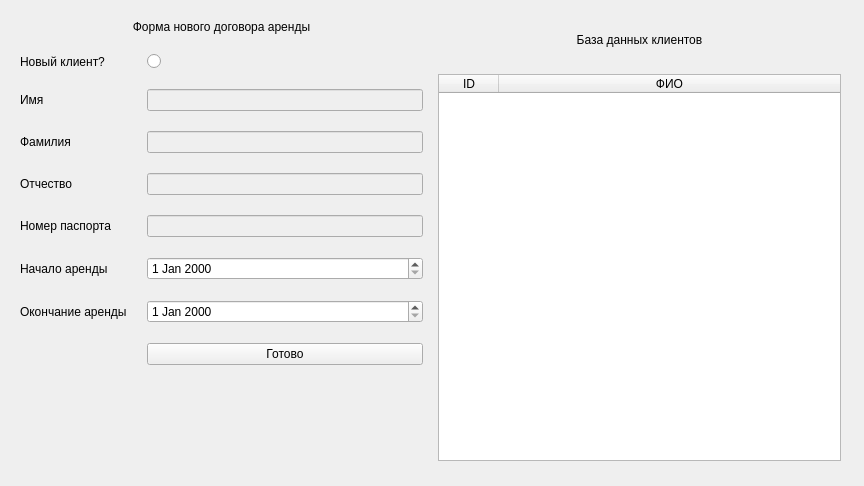
<?xml version="1.0" encoding="UTF-8"?>
<ui version="4.0">
 <class>rent_form</class>
 <widget class="QWidget" name="rent_form">
  <property name="geometry">
   <rect>
    <x>0</x>
    <y>0</y>
    <width>864</width>
    <height>486</height>
   </rect>
  </property>
  <property name="sizePolicy">
   <sizepolicy hsizetype="Fixed" vsizetype="Fixed">
    <horstretch>0</horstretch>
    <verstretch>0</verstretch>
   </sizepolicy>
  </property>
  <property name="minimumSize">
   <size>
    <width>864</width>
    <height>486</height>
   </size>
  </property>
  <property name="maximumSize">
   <size>
    <width>864</width>
    <height>486</height>
   </size>
  </property>
  <property name="windowTitle">
   <string>Form</string>
  </property>
  <widget class="QWidget" name="horizontalLayoutWidget">
   <property name="geometry">
    <rect>
     <x>20</x>
     <y>20</y>
     <width>821</width>
     <height>441</height>
    </rect>
   </property>
   <layout class="QHBoxLayout" name="horizontalLayout" stretch="1,1">
    <property name="spacing">
     <number>15</number>
    </property>
    <item>
     <layout class="QVBoxLayout" name="verticalLayout" stretch="1,10,22">
      <property name="spacing">
       <number>20</number>
      </property>
      <item>
       <widget class="QLabel" name="rent_label">
        <property name="styleSheet">
         <string notr="true">font: 14pt &quot;Segoe UI&quot;;
</string>
        </property>
        <property name="text">
         <string>Форма нового договора аренды</string>
        </property>
        <property name="alignment">
         <set>Qt::AlignCenter</set>
        </property>
       </widget>
      </item>
      <item>
       <layout class="QFormLayout" name="formLayout">
        <property name="verticalSpacing">
         <number>20</number>
        </property>
        <item row="0" column="0">
         <widget class="QLabel" name="new_cust_l">
          <property name="text">
           <string>Новый клиент?</string>
          </property>
         </widget>
        </item>
        <item row="0" column="1">
         <widget class="QRadioButton" name="new_cust_v">
          <property name="text">
           <string/>
          </property>
         </widget>
        </item>
        <item row="1" column="0">
         <widget class="QLabel" name="name_l">
          <property name="text">
           <string>Имя</string>
          </property>
         </widget>
        </item>
        <item row="1" column="1">
         <widget class="QLineEdit" name="name_v">
          <property name="enabled">
           <bool>false</bool>
          </property>
         </widget>
        </item>
        <item row="2" column="0">
         <widget class="QLabel" name="lastname_l">
          <property name="text">
           <string>Фамилия</string>
          </property>
         </widget>
        </item>
        <item row="2" column="1">
         <widget class="QLineEdit" name="lastname_v">
          <property name="enabled">
           <bool>false</bool>
          </property>
         </widget>
        </item>
        <item row="3" column="0">
         <widget class="QLabel" name="surname_l">
          <property name="text">
           <string>Отчество</string>
          </property>
         </widget>
        </item>
        <item row="3" column="1">
         <widget class="QLineEdit" name="surname_v">
          <property name="enabled">
           <bool>false</bool>
          </property>
         </widget>
        </item>
        <item row="4" column="0">
         <widget class="QLabel" name="pass_l">
          <property name="text">
           <string>Номер паспорта</string>
          </property>
         </widget>
        </item>
        <item row="4" column="1">
         <widget class="QLineEdit" name="pass_v">
          <property name="enabled">
           <bool>false</bool>
          </property>
         </widget>
        </item>
        <item row="5" column="0">
         <widget class="QLabel" name="start_date_l">
          <property name="text">
           <string>Начало аренды</string>
          </property>
         </widget>
        </item>
        <item row="5" column="1">
         <widget class="QDateEdit" name="start_date_v"/>
        </item>
        <item row="6" column="0">
         <widget class="QLabel" name="end_date_l">
          <property name="text">
           <string>Окончание аренды</string>
          </property>
         </widget>
        </item>
        <item row="6" column="1">
         <widget class="QDateEdit" name="end_date_v"/>
        </item>
        <item row="7" column="1">
         <widget class="QPushButton" name="add_rent_btn">
          <property name="text">
           <string>Готово</string>
          </property>
         </widget>
        </item>
       </layout>
      </item>
      <item>
       <widget class="QLabel" name="msg_box">
        <property name="text">
         <string/>
        </property>
       </widget>
      </item>
     </layout>
    </item>
    <item>
     <layout class="QVBoxLayout" name="verticalLayout_2" stretch="1,10">
      <item>
       <widget class="QLabel" name="cust_table_lable">
        <property name="styleSheet">
         <string notr="true">font: 14pt &quot;Segoe UI&quot;;

</string>
        </property>
        <property name="text">
         <string>База данных клиентов</string>
        </property>
        <property name="alignment">
         <set>Qt::AlignCenter</set>
        </property>
       </widget>
      </item>
      <item>
       <widget class="QTableWidget" name="cust_table">
        <attribute name="horizontalHeaderVisible">
         <bool>true</bool>
        </attribute>
        <attribute name="horizontalHeaderDefaultSectionSize">
         <number>60</number>
        </attribute>
        <attribute name="horizontalHeaderStretchLastSection">
         <bool>true</bool>
        </attribute>
        <column>
         <property name="text">
          <string>ID</string>
         </property>
        </column>
        <column>
         <property name="text">
          <string>ФИО</string>
         </property>
        </column>
       </widget>
      </item>
     </layout>
    </item>
   </layout>
  </widget>
 </widget>
 <resources/>
 <connections/>
</ui>
